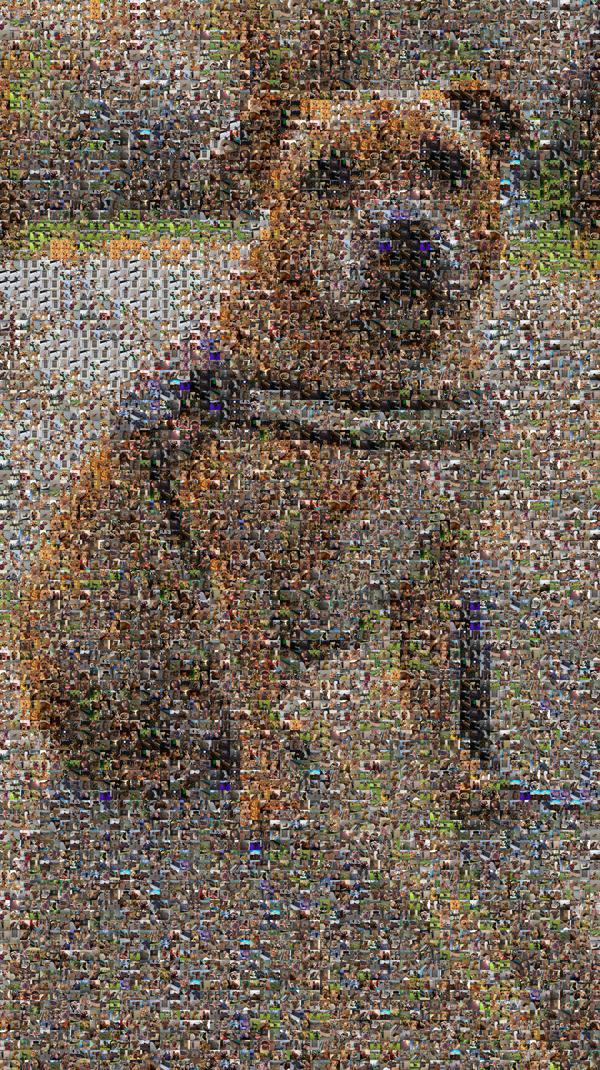
#> input picture mosaic_preview.jpg, 600 x 1070 px, given as the content of the folder square_images, which was not available
$ python make_web_assets.py
#> lines starting #> are read from the running program, lines starting #| are printed output that depends on the picture
"""Build the web-sized images the website needs, from the full-size originals.

Run from the project root after bonnie.py:
    python make_web_assets.py

Writes everything into site/public/:
    tiles/xs/   96px  WebP  - mosaic when zoomed out
    tiles/sm/   400px WebP  - mosaic when zoomed in, gallery grid
    tiles/lg/   1000px WebP - full-size photo view
    mosaic-preview.webp     - the finished mosaic, small (hero + mini-map)
    portrait.webp           - the target photo ("how it was made", step i)
    hero-portrait.webp      - the target photo cropped for the hero's oval, head centred
    grid.png                - target reduced to one pixel per cell (step ii)

Each job is a function so it can be tested (tests/test_make_web_assets.py).
"""

import json
from pathlib import Path

from PIL import Image, ImageFilter, ImageOps

Image.MAX_IMAGE_PIXELS = None  # mosaic_output.jpg is ~240 megapixels

TILE_FOLDER = Path("square_images")
PUBLIC = Path("site/public")

TILE_SIZES = {"xs": (96, 70), "sm": (400, 78), "lg": (1000, 80)}  # name: (pixels, quality)
PREVIEW_WIDTH = 900

# The hero shows the portrait in an oval the shape of its frame (900 x 1592, see globals.css)
HERO_ASPECT = 900 / 1592
HERO_HEAD_X = 0.61  # Bonnie's head is 61% of the way across the target photo
HERO_EXTEND_TOP = 0.045  # soft background added above her ears, as a share of the photo's height


def save_tile_sizes(tile_path, tiles_dir, sizes=TILE_SIZES):
    """Save one tile photo as a square WebP at every size, e.g. tiles/xs/tile_001.webp."""
    original = Image.open(tile_path).convert("RGB")
    for name, (size, quality) in sizes.items():
        out_path = Path(tiles_dir) / name / (Path(tile_path).stem + ".webp")
        original.resize((size, size), Image.LANCZOS).save(out_path, "WEBP", quality=quality)


def make_preview(mosaic_path, out_path, width=PREVIEW_WIDTH):
    """A small copy of the finished mosaic, keeping its shape."""
    mosaic = Image.open(mosaic_path)
    height = round(width * mosaic.height / mosaic.width)
    mosaic.resize((width, height), Image.LANCZOS).save(out_path, "WEBP", quality=82)


def make_portrait(target_path, out_path):
    """The target photo, shrunk to fit within 900 x 1600."""
    portrait = Image.open(target_path).convert("RGB")
    portrait.thumbnail((900, 1600), Image.LANCZOS)
    portrait.save(out_path, "WEBP", quality=82)


def make_hero_portrait(target_path, out_path, head_x=HERO_HEAD_X, extend_top=HERO_EXTEND_TOP):
    """The target photo cropped for the hero's oval: her head centred, with room above her ears.

    The photo has almost no space above Bonnie's head, and an oval is narrowest at the top,
    so a thin strip of soft background (a blurred, mirrored copy of the photo's own top edge)
    is added above it first. The crop is then centred on her head, in the oval's shape.
    """
    photo = Image.open(target_path).convert("RGB")
    w, h = photo.size

    # 1. Add the soft strip above, blending its seam into the photo
    extra = max(1, round(h * extend_top))
    strip = ImageOps.flip(photo.crop((0, 0, w, extra))).filter(ImageFilter.GaussianBlur(w * 0.022))
    tall = Image.new("RGB", (w, h + extra))
    tall.paste(strip, (0, 0))
    tall.paste(photo, (0, extra))
    seam = max(1, round(h * 0.04))
    band = tall.crop((0, max(0, extra - seam), w, extra + seam))
    fade = ImageOps.invert(Image.linear_gradient("L").resize(band.size))  # blurred at the top, sharp below
    tall.paste(Image.composite(band.filter(ImageFilter.GaussianBlur(w * 0.013)), band, fade), (0, max(0, extra - seam)))

    # 2. The widest crop in the hero's shape that keeps her head in the middle
    crop_w = 2 * min(head_x, 1 - head_x) * w
    crop_h = crop_w / HERO_ASPECT
    if crop_h > tall.height:  # (only for unusually wide photos)
        crop_h = tall.height
        crop_w = crop_h * HERO_ASPECT
    left = head_x * w - crop_w / 2
    hero = tall.crop((round(left), 0, round(left + crop_w), round(crop_h)))

    hero.thumbnail((900, 1600), Image.LANCZOS)
    hero.save(out_path, "WEBP", quality=82)


def make_color_grid(target_path, cols, rows, out_path):
    """The target photo reduced to one pixel per mosaic cell (the site scales it up, pixelated)."""
    target = Image.open(target_path).convert("RGB")
    target.resize((cols, rows), Image.LANCZOS).save(out_path)


def main():
    # 1. Every tile photo, at three sizes
    for name in TILE_SIZES:
        (PUBLIC / "tiles" / name).mkdir(parents=True, exist_ok=True)

    tile_paths = sorted(TILE_FOLDER.glob("*.jpg"))
    for i, tile_path in enumerate(tile_paths, start=1):
        save_tile_sizes(tile_path, PUBLIC / "tiles")
#> in save_tile_sizes, original is the input picture: PIL image 600x1070 RGB; mean R, G, B 114.5, 100.7, 86.6
#> the loop in save_tile_sizes, `for name, (size, quality) in sizes.items():` made 3 passes
#> pass 1, in save_tile_sizes, `original.resize((size, size), Image.LANCZOS).save(out_path, "WEBP", qu..`:
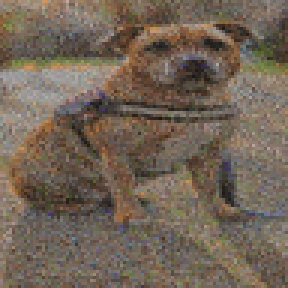
#> saved as mosaic_preview.webp: PIL image 96x96 RGB (shown 3 times larger); mean R, G, B 114.5, 100.6, 86.6
        if i % 50 == 0 or i == len(tile_paths):
            print(f"tiles: {i}/{len(tile_paths)}")

    # 2. Small preview of the finished mosaic
    make_preview("mosaic_output.jpg", PUBLIC / "mosaic-preview.webp")
    print("saved mosaic-preview.webp")

    # 3. The target portrait, and the same photo reduced to one colour per cell
    make_portrait("target_photo/target_bonnie.jpg", PUBLIC / "portrait.webp")
    make_hero_portrait("target_photo/target_bonnie.jpg", PUBLIC / "hero-portrait.webp")
#> in make_hero_portrait, `strip = ImageOps.flip(photo.crop((0, 0, w, extra))).filter(ImageFilter..`:
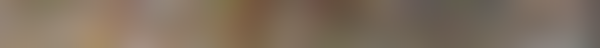
#> strip: PIL image 600x48 RGB; mean R, G, B 127.5, 111.4, 94.7
#> in make_hero_portrait, `tall = Image.new("RGB", (w, h + extra))`: tall: PIL image 600x1118 RGB; every value is 0
#> in make_hero_portrait, `tall.paste(strip, (0, 0))`:
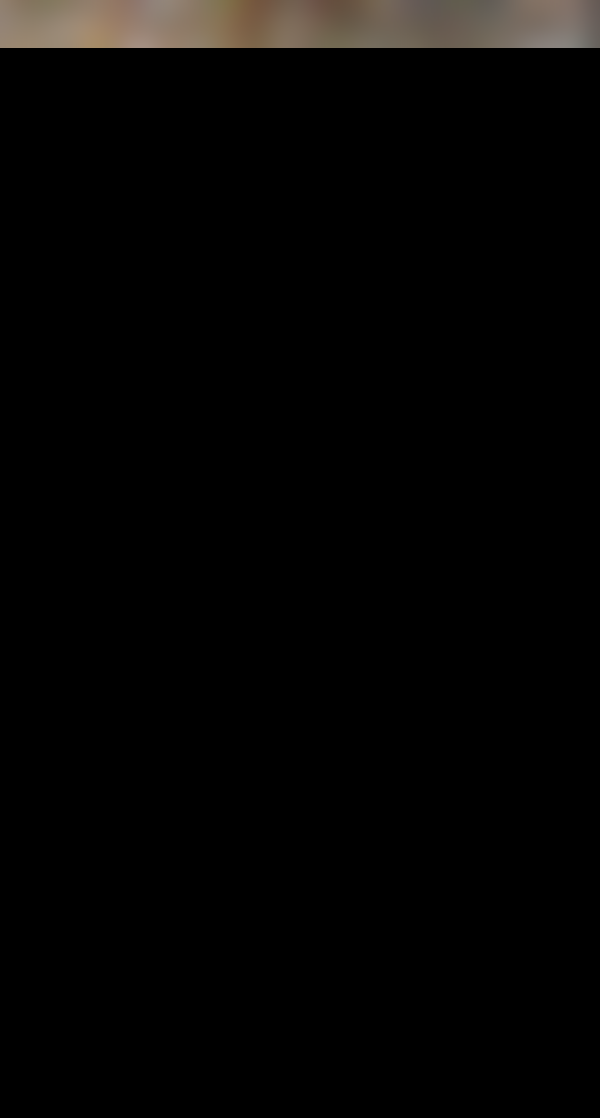
#> tall: PIL image 600x1118 RGB; mean R, G, B 5.5, 4.8, 4.1
#> in make_hero_portrait, `tall.paste(photo, (0, extra))`:
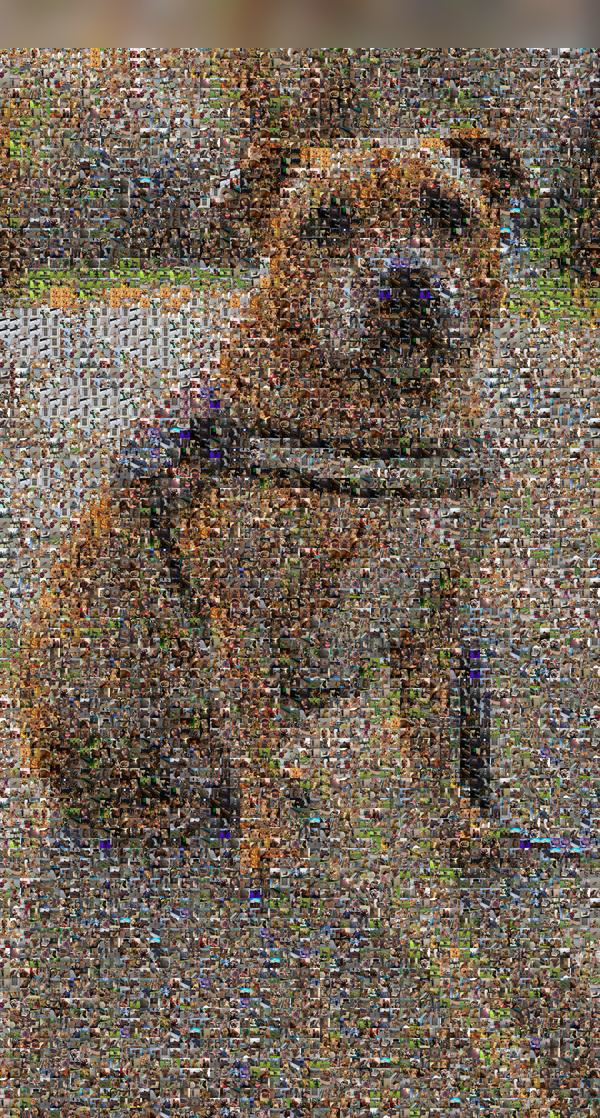
#> tall: PIL image 600x1118 RGB; mean R, G, B 115, 101.1, 86.9
#> in make_hero_portrait, `band = tall.crop((0, max(0, extra - seam), w, extra + seam))`:
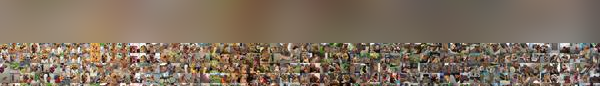
#> band: PIL image 600x86 RGB; mean R, G, B 128.3, 111.9, 95.2
#> in make_hero_portrait, `fade = ImageOps.invert(Image.linear_gradient("L").resize(band.size))`:
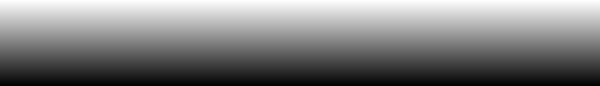
#> fade: PIL image 600x86 L; min 1, max 254, mean 127.5
#> in make_hero_portrait, `hero = tall.crop((round(left), 0, round(left + crop_w), round(crop_h)))`:
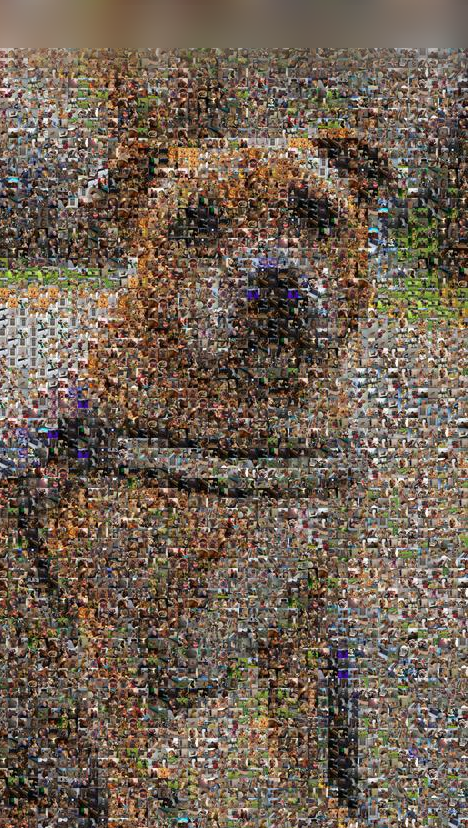
#> hero: PIL image 468x828 RGB; mean R, G, B 111.8, 97, 82.8
#> (the run stopped early here; a loop or call above may not have finished)
